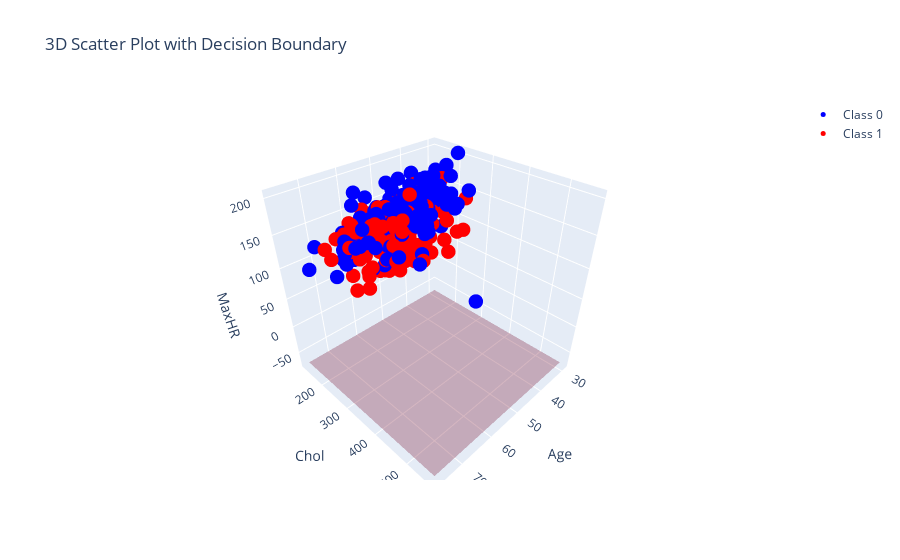

Notebook cell for this chart:
### Markdown cell above
## Visualization (For Demonstration Purposes)

### Code cell
import pandas as pd
import numpy as np
import plotly.graph_objs as go
from sklearn import svm
from sklearn.model_selection import train_test_split
from sklearn.preprocessing import StandardScaler
from sklearn.pipeline import make_pipeline


# Select features and the target label
features = ['Age', 'Chol', 'MaxHR']
X = df[features].values
y = df['AHD'].map({'Yes': 1, 'No': 0}).values

# Split data into training and test sets
X_train, X_test, y_train, y_test = train_test_split(X, y, test_size=0.2, random_state=42)

# Create an SVM model with a linear kernel
clf = make_pipeline(StandardScaler(), svm.SVC(kernel='linear'))

# Fit the model
clf.fit(X_train, y_train)

# Create a grid to evaluate the model
xx, yy, zz = np.meshgrid(
    np.linspace(X[:, 0].min(), X[:, 0].max(), 30),
    np.linspace(X[:, 1].min(), X[:, 1].max(), 30),
    np.linspace(X[:, 2].min(), X[:, 2].max(), 30)
)

grid = np.c_[xx.ravel(), yy.ravel(), zz.ravel()]
decision_values = clf.decision_function(grid)
decision_values = decision_values.reshape(xx.shape)

# Plot the 3D scatter plot
fig = go.Figure()

# Add scatter plot for the two classes
fig.add_trace(go.Scatter3d(
    x=X[y == 0, 0], y=X[y == 0, 1], z=X[y == 0, 2],
    mode='markers',
    marker=dict(size=5, color='blue'),
    name='Class 0'
))

fig.add_trace(go.Scatter3d(
    x=X[y == 1, 0], y=X[y == 1, 1], z=X[y == 1, 2],
    mode='markers',
    marker=dict(size=5, color='red'),
    name='Class 1'
))

# Add decision boundary as a surface plot
fig.add_trace(go.Surface(
    x=xx[:, :, 0], y=yy[:, :, 0], z=-zz[:, :, 0],
    surfacecolor=(decision_values < 0).astype(int),
    colorscale='RdBu',
    opacity=0.3,
    showscale=False
))

# Update layout for better visualization
fig.update_layout(
    scene=dict(
        xaxis_title=features[0],
        yaxis_title=features[1],
        zaxis_title=features[2],
    ),
    title='3D Scatter Plot with Decision Boundary',
    showlegend=True
)

# Show the plot
fig.show()

### Figure 1 — Plotly figure (JSON) as saved in the notebook; plotly's stock layout.template omitted (floating-point values rounded to 4 significant figures; data arrays with more than 128 entries replaced by an {"elided": "..."} marker saying what was removed)
{"data": [{"marker": {"color": "blue", "size": 5}, "mode": "markers", "name": "Class 0", "type": "scatter3d", "x": {"elided": "164 int values"}, "y": {"elided": "164 int values"}, "z": {"elided": "164 int values"}}, {"marker": {"color": "red", "size": 5}, "mode": "markers", "name": "Class 1", "type": "scatter3d", "x": {"elided": "139 int values"}, "y": {"elided": "139 int values"}, "z": {"elided": "139 int values"}}, {"colorscale": [[0, "rgb(103,0,31)"], [0.1, "rgb(178,24,43)"], [0.2, "rgb(214,96,77)"], [0.3, "rgb(244,165,130)"], [0.4, "rgb(253,219,199)"], [0.5, "rgb(247,247,247)"], [0.6, "rgb(209,229,240)"], [0.7, "rgb(146,197,222)"], [0.8, "rgb(67,147,195)"], [0.9, "rgb(33,102,172)"], [1, "rgb(5,48,97)"]], "opacity": 0.3, "showscale": false, "surfacecolor": {"elided": "30x30x30 int values"}, "type": "surface", "x": {"elided": "30x30 float values"}, "y": {"elided": "30x30 float values"}, "z": {"elided": "30x30 int values"}}], "layout": {"scene": {"xaxis": {"title": {"text": "Age"}}, "yaxis": {"title": {"text": "Chol"}}, "zaxis": {"title": {"text": "MaxHR"}}}, "showlegend": true, "title": {"text": "3D Scatter Plot with Decision Boundary"}}}
